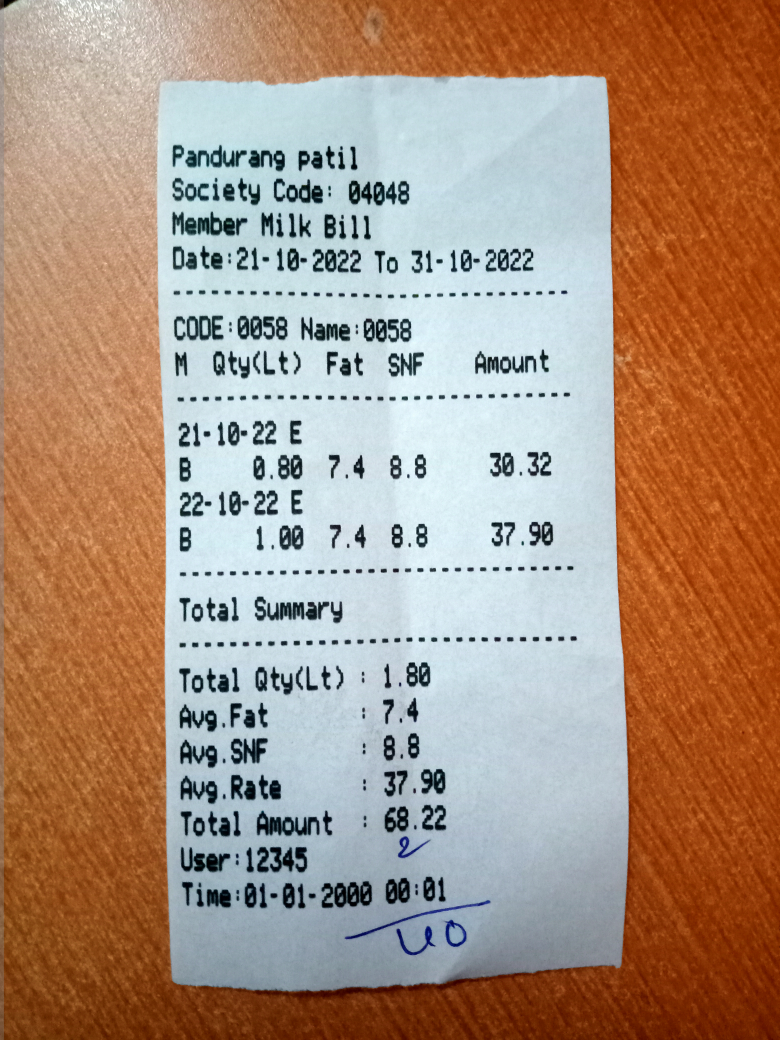
#> input picture src/data/new.jpg, 3120 x 4160 px (shown at 1/4 size)
$ python -i util.py   (imports and definitions only)
#> lines starting #> are read from the running program, lines starting #| are printed output that depends on the picture; after the words box and inside, x2 and y2 are one past the last pixel; in counts of white or black regions, pixels touching at a corner belong together
#> further down, picture is the input picture: shape (4160, 3120, 3); mean B, G, R 126, 144.6, 170.8
import numpy as np
import cv2


def preprocess_image(img):
    gray = cv2.cvtColor(np.array(img), cv2.COLOR_BGR2GRAY)
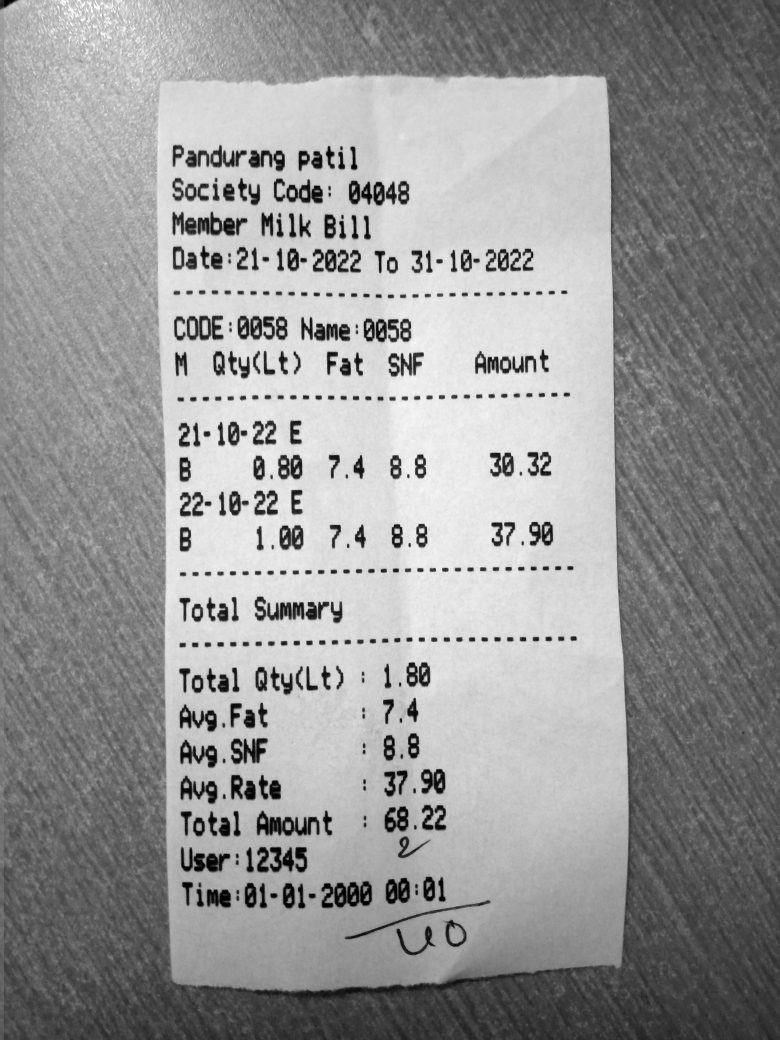
#> gray: shape (4160, 3120) (shown at 1/4 size); min 0, max 255, mean 150.3
    resized = cv2.resize(gray, None, fx=1.5, fy=1.5, interpolation=cv2.INTER_LINEAR)
    processed_image = cv2.adaptiveThreshold(
        resized,
        255,
        cv2.ADAPTIVE_THRESH_GAUSSIAN_C,
        cv2.THRESH_BINARY,
        61,
        11
    )
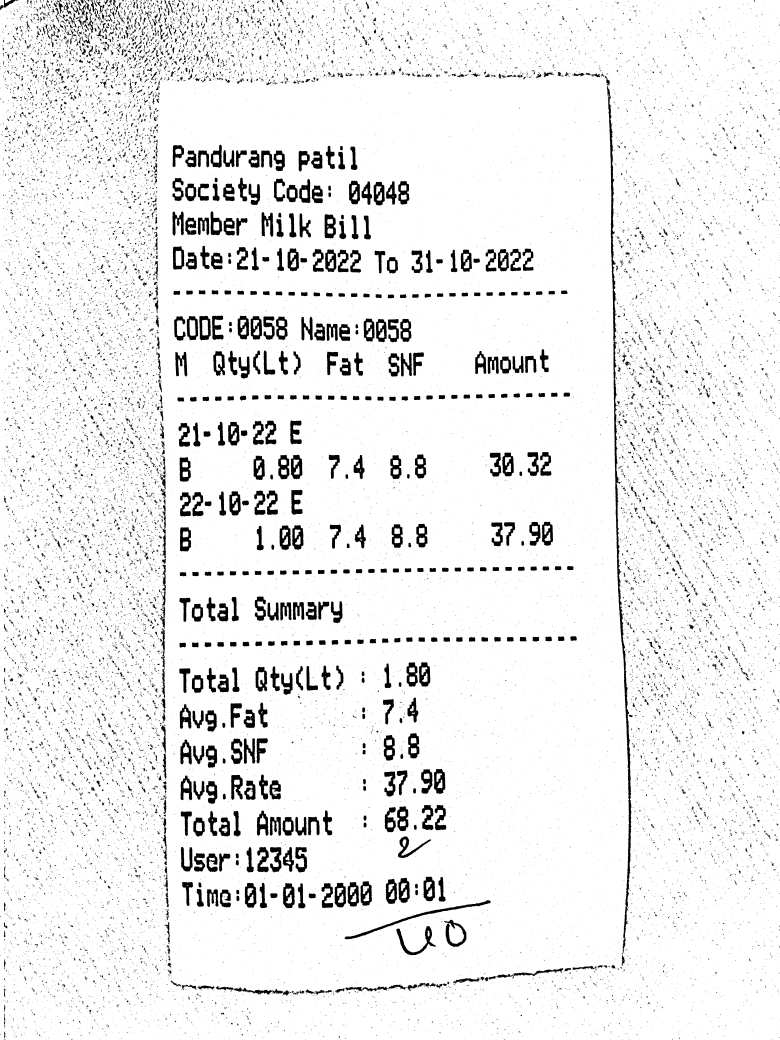
#> processed_image: shape (6240, 4680) (shown at 1/6 size); 93.2% white; 45035 black regions (38357 under 20 px), largest, box (x1, y1, x2, y2) and area: (3626, 455, 3790, 5719) 63623, (2067, 5401, 2945, 5636) 13444, (2378, 5556, 2618, 5732) 8784
    return processed_image

>>> import cv2
>>> picture = cv2.imread('data/new.jpg')
>>> result = preprocess_image(picture)
